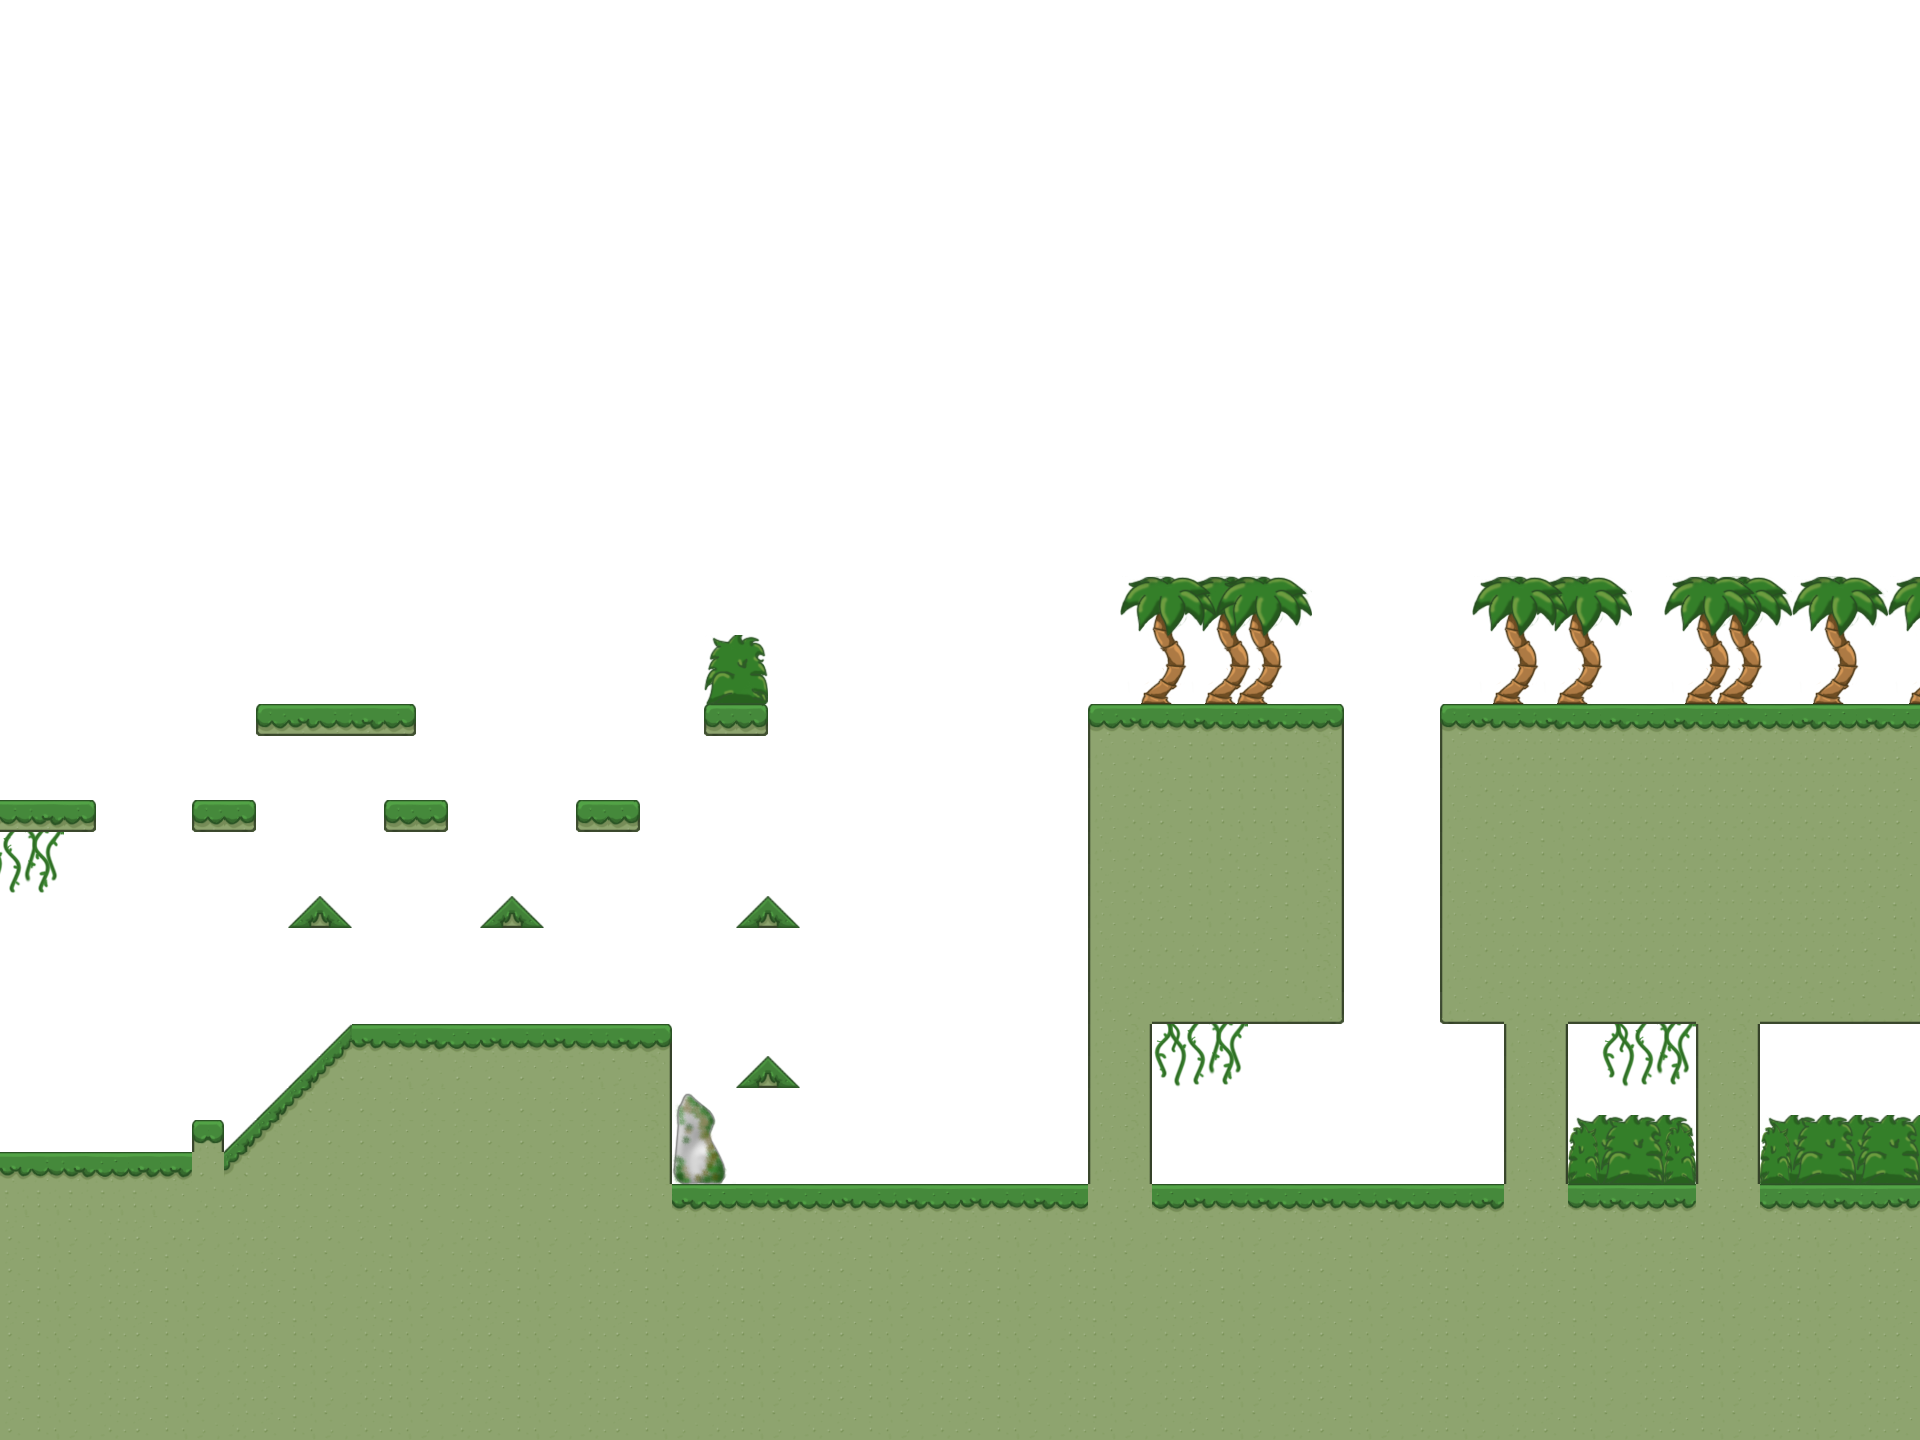

Tiled map render using the project's own tile images. Description and the map definition, with tile-layer contents summarised, below:
An orthogonal 60x45 tile map with 32x32 px tiles, 3 tile layers (background, ground, frontground), 2 tilesets and 6 objects (3x flairy, true, soldier, goal).

<map version="1.10" tiledversion="1.10.0" orientation="orthogonal" renderorder="right-down" width="60" height="45" tilewidth="32" tileheight="32" infinite="0" backgroundcolor="#ffffff" nextlayerid="5" nextobjectid="7">
 <properties>
  <property name="DIG" value="1" />
  <property name="FLY" value="1" />
  <property name="JUMP" value="-1" />
  <property name="TURN" value="2" />
 </properties>
 <tileset firstgid="1" name="tiles" tilewidth="32" tileheight="32" tilecount="100" columns="10">
  <image source="tiles.png" width="320" height="320" />
  <tile id="0">
   <properties>
    <property name="type" value="TOPL" />
   </properties>
  </tile>
  <tile id="1">
   <properties>
    <property name="type" value="TOP" />
   </properties>
  </tile>
  <tile id="2">
   <properties>
    <property name="type" value="TOP" />
   </properties>
  </tile>
  <tile id="3">
   <properties>
    <property name="type" value="TOP" />
   </properties>
  </tile>
  <tile id="4">
   <properties>
    <property name="type" value="TOP" />
   </properties>
  </tile>
  <tile id="5">
   <properties>
    <property name="type" value="TOPR" />
   </properties>
  </tile>
  <tile id="6">
   <properties>
    <property name="type" value="TOP" />
   </properties>
  </tile>
  <tile id="7">
   <properties>
    <property name="type" value="TOP" />
   </properties>
  </tile>
  <tile id="8">
   <properties>
    <property name="type" value="TOP" />
   </properties>
  </tile>
  <tile id="9">
   <properties>
    <property name="type" value="TOP" />
   </properties>
  </tile>
  <tile id="10">
   <properties>
    <property name="type" value="LEFT" />
   </properties>
  </tile>
  <tile id="15">
   <properties>
    <property name="type" value="RIGHT" />
   </properties>
  </tile>
  <tile id="20">
   <properties>
    <property name="type" value="DGL1" />
   </properties>
  </tile>
  <tile id="21">
   <properties>
    <property name="type" value="NB" />
   </properties>
  </tile>
  <tile id="22">
   <properties>
    <property name="type" value="NB" />
   </properties>
  </tile>
  <tile id="23">
   <properties>
    <property name="type" value="DGR1" />
   </properties>
  </tile>
  <tile id="31">
   <properties>
    <property name="type" value="DGL1" />
   </properties>
  </tile>
  <tile id="32">
   <properties>
    <property name="type" value="DGR1" />
   </properties>
  </tile>
  <tile id="35">
   <properties>
    <property name="type" value="DGR1" />
   </properties>
  </tile>
  <tile id="36">
   <properties>
    <property name="type" value="NB" />
   </properties>
  </tile>
  <tile id="38">
   <properties>
    <property name="type" value="NB" />
   </properties>
  </tile>
  <tile id="39">
   <properties>
    <property name="type" value="NB" />
   </properties>
  </tile>
  <tile id="40">
   <properties>
    <property name="type" value="BDGL1" />
   </properties>
  </tile>
  <tile id="41">
   <properties>
    <property name="type" value="NB" />
   </properties>
  </tile>
  <tile id="42">
   <properties>
    <property name="type" value="NB" />
   </properties>
  </tile>
  <tile id="43">
   <properties>
    <property name="type" value="BDGR1" />
   </properties>
  </tile>
  <tile id="44">
   <properties>
    <property name="type" value="DGR1" />
   </properties>
  </tile>
  <tile id="46">
   <properties>
    <property name="type" value="DGR1" />
   </properties>
  </tile>
  <tile id="47">
   <properties>
    <property name="type" value="DGL1" />
   </properties>
  </tile>
  <tile id="48">
   <properties>
    <property name="type" value="TOPRL" />
   </properties>
  </tile>
  <tile id="49">
   <properties>
    <property name="type" value="TOPRL" />
   </properties>
  </tile>
  <tile id="50">
   <properties>
    <property name="type" value="LEFT" />
   </properties>
  </tile>
  <tile id="51">
   <properties>
    <property name="type" value="DGL1" />
   </properties>
  </tile>
  <tile id="52">
   <properties>
    <property name="type" value="DGR1" />
   </properties>
  </tile>
  <tile id="53">
   <properties>
    <property name="type" value="RIGHT" />
   </properties>
  </tile>
  <tile id="54">
   <properties>
    <property name="type" value="DGL1" />
   </properties>
  </tile>
  <tile id="55">
   <properties>
    <property name="type" value="BDGR1" />
   </properties>
  </tile>
  <tile id="58">
   <properties>
    <property name="type" value="RL" />
   </properties>
  </tile>
  <tile id="61">
   <properties>
    <property name="type" value="RIGHT" />
   </properties>
  </tile>
  <tile id="62">
   <properties>
    <property name="type" value="LEFT" />
   </properties>
  </tile>
  <tile id="63">
   <properties>
    <property name="type" value="BDGL1" />
   </properties>
  </tile>
  <tile id="65">
   <properties>
    <property name="type" value="DGL1" />
   </properties>
  </tile>
  <tile id="68">
   <properties>
    <property name="type" value="RL" />
   </properties>
  </tile>
  <tile id="70">
   <properties>
    <property name="type" value="LEFT" />
   </properties>
  </tile>
  <tile id="75">
   <properties>
    <property name="type" value="RIGHT" />
   </properties>
  </tile>
  <tile id="80">
   <properties>
    <property name="type" value="TOP" />
   </properties>
  </tile>
  <tile id="81">
   <properties>
    <property name="type" value="TOP" />
   </properties>
  </tile>
  <tile id="82">
   <properties>
    <property name="type" value="TOP" />
   </properties>
  </tile>
  <tile id="83">
   <properties>
    <property name="type" value="TOP" />
   </properties>
  </tile>
  <tile id="84">
   <properties>
    <property name="type" value="TOP" />
   </properties>
  </tile>
  <tile id="85">
   <properties>
    <property name="type" value="TOP" />
   </properties>
  </tile>
  <tile id="87">
   <properties>
    <property name="type" value="TOP" />
   </properties>
  </tile>
  <tile id="88">
   <properties>
    <property name="type" value="TOP" />
   </properties>
  </tile>
  <tile id="90">
   <properties>
    <property name="type" value="TOP" />
   </properties>
  </tile>
  <tile id="96">
   <properties>
    <property name="type" value="LEFT" />
   </properties>
  </tile>
  <tile id="99">
   <properties>
    <property name="type" value="RIGHT" />
   </properties>
  </tile>
 </tileset>
 <tileset firstgid="101" name="props" tilewidth="32" tileheight="32" tilecount="100" columns="10">
  <image source="props.png" width="320" height="320" />
 </tileset>
 <layer id="1" name="background" width="60" height="45">
  <data>[2700 cells, 91 non-empty, 30 distinct tile ids]</data>
 </layer>
 <layer id="2" name="ground" width="60" height="45">
  <data>[2700 cells, 839 non-empty, 30 distinct tile ids]</data>
 </layer>
 <layer id="3" name="frontground" width="60" height="45">
  <data>[2700 cells, 91 non-empty, 25 distinct tile ids]</data>
 </layer>
 <objectgroup id="4" name="avatars">
  <object id="1" name="earm" type="true" gid="25" x="1473" y="1149" width="32" height="32" />
  <object id="2" name="soldier" gid="35" x="24" y="1112" width="32" height="32" />
  <object id="3" name="flairy" gid="37" x="25" y="779" width="32" height="32" />
  <object id="4" name="goal" gid="26" x="311" y="689" width="32" height="32" />
  <object id="5" name="flairy" gid="37" x="1204" y="684" width="32" height="32" />
  <object id="6" name="flairy" gid="37" x="712" y="696" width="32" height="32" />
 </objectgroup>
</map>
